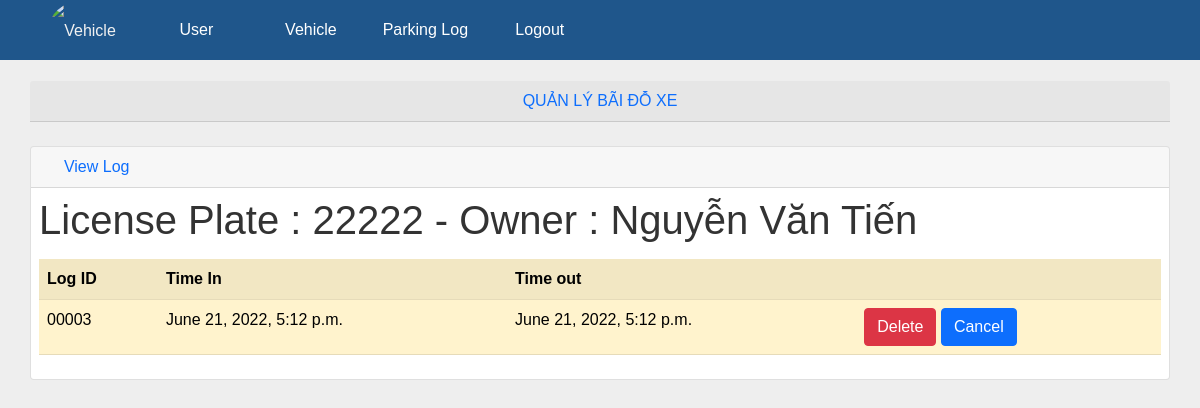
The app's page /2/viewlog (signed in) with its own data.
### parkingmanage/models.py (models this page shows, shortened)
class ParkingLog(models.Model):
    logId = models.TextField(max_length=10)
    timeIn = models.DateTimeField(null=True)
    timeOut = models.DateTimeField(null=True)
    vehicle = models.ForeignKey(Vehicle,
                            on_delete=models.CASCADE,
                            blank=False,
                            null=False)

class Vehicle(models.Model):
    licensePlate = models.TextField(max_length=10)
    color = models.TextField(max_length=255, null=True)
    type = models.TextField(max_length=255, null=True)
    brand = models.TextField(max_length=255, null=True)
    user = models.ForeignKey(User,
                            on_delete=models.CASCADE,
                            blank=False,
                            null=False)

class User(models.Model):
    code = models.TextField(max_length=10)
    name = models.TextField(max_length=255, null=True)
    phone = models.CharField(max_length=10, validators=[RegexValidator(r'^\d{1,10}$')], null=True)
    email = models.EmailField(blank=False, null=True)
    address = models.TextField(blank=True, null=True)

### parkingmanage/views.py (the view)
# urls.py: path('<int:id>/viewlog', view_log , name='view_log'),
def view_log(request, id):
    if 'username' not in request.session:
        request.session['username'] = None
    mode = 'none'
    if request.session['username'] is None:
        return render(request, 'login.html', { 'display': 'none' })
    usertype = request.session['usertype']
    if usertype == 'Administrator' or usertype == 'Manager':
        mode = ''
    logs = ParkingLog.objects.all()
    _delete = []
    for _log in logs :
        if _log.vehicle.id == id :
            _delete.append(_log.logId)
    _logs = logs.filter(logId__in=_delete)
    if (_logs.count() == 0):
        context = {'mode': mode, 'logs': _logs, "alert_flag" : True}
        return render(request, 'logview.html', context)
    else :
        context = {'mode': mode, 'logs': _logs,"alert_flag" : False}
        return render(request, 'logview.html', context)

### parkingmanage/templates/logview.html
{% extends 'base.html' %}
{% block content %}
<center><div class="card-header text-primary">QUẢN LÝ BÃI ĐỖ XE</div></center>
<br>
<div class="col-md-12 col-sm-12 col-xs-10">
    <div class="card mb-3">
        <div class="card-header text-primary">
        <i class="fas fa-car-alt text-secondary"></i>
            View Log
        </div>
        <div class="card-body">
            {% if alert_flag %}
            <script>alert("Không có lịch sử vào ra !")</script>
            <a href="/parkingmanage/parkinglog/create" class="btn btn-success"> Add Parking Log </a>
            <a href="{{ request.META.HTTP_REFERER }}" class="btn btn-primary"> Cancel </a>
            {% else %}
            <h1> License Plate : {{logs.0.vehicle.licensePlate}} - Owner : {{logs.0.vehicle.user.name}} </h1>
            <table class="table table-striped table-hover; table-warning">
                <thred>
                    <th>Log ID</th>
                    <th>Time In</th>
                    <th>Time out</th>
                    <th></th>
                 </thred>
                <body>
                    <div class="form-group">
                    {% for log in logs %}
                    <tr class="table-warning">
                        <td>{{log.logId}}</td>
                        <td>{{log.timeIn}}</td>
                        <td>{{log.timeOut}}</td>
                        <td>
                        <a href="{% url 'delete_log' log.id%}" class="btn btn-danger"> Delete </a>
                        <a href="/parkingmanage/vehicle" class="btn btn-primary"> Cancel </a>
                    </td>
                    </tr>
                    {% endfor %}
                    </div>
                </body>
            </table>
            {% endif %}
        </div>
    </div>
</div>
{% endblock %}

### records on screen
ParkingLog: vehicle.licensePlate "22222", vehicle.name "Nguyễn Văn Tiến", logId "00003", timeIn "June 21, 2022, 5:12 p.m.", timeOut "June 21, 2022, 5:12 p.m."
